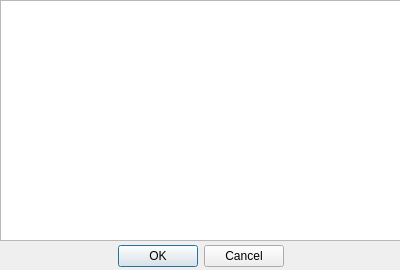
<?xml version="1.0" encoding="UTF-8"?>
<ui version="4.0">
 <class>Dialog</class>
 <widget class="QDialog" name="Dialog">
  <property name="geometry">
   <rect>
    <x>0</x>
    <y>0</y>
    <width>400</width>
    <height>270</height>
   </rect>
  </property>
  <property name="windowTitle">
   <string>Ошибка</string>
  </property>
  <property name="toolTipDuration">
   <number>-12</number>
  </property>
  <widget class="QDialogButtonBox" name="buttonBox">
   <property name="geometry">
    <rect>
     <x>30</x>
     <y>240</y>
     <width>341</width>
     <height>32</height>
    </rect>
   </property>
   <property name="orientation">
    <enum>Qt::Horizontal</enum>
   </property>
   <property name="standardButtons">
    <set>QDialogButtonBox::Cancel|QDialogButtonBox::Ok</set>
   </property>
   <property name="centerButtons">
    <bool>true</bool>
   </property>
  </widget>
  <widget class="QTextEdit" name="error_text">
   <property name="geometry">
    <rect>
     <x>0</x>
     <y>0</y>
     <width>401</width>
     <height>241</height>
    </rect>
   </property>
   <property name="readOnly">
    <bool>true</bool>
   </property>
  </widget>
 </widget>
 <resources/>
 <connections>
  <connection>
   <sender>buttonBox</sender>
   <signal>accepted()</signal>
   <receiver>Dialog</receiver>
   <slot>accept()</slot>
   <hints>
    <hint type="sourcelabel">
     <x>248</x>
     <y>254</y>
    </hint>
    <hint type="destinationlabel">
     <x>157</x>
     <y>274</y>
    </hint>
   </hints>
  </connection>
  <connection>
   <sender>buttonBox</sender>
   <signal>rejected()</signal>
   <receiver>Dialog</receiver>
   <slot>reject()</slot>
   <hints>
    <hint type="sourcelabel">
     <x>316</x>
     <y>260</y>
    </hint>
    <hint type="destinationlabel">
     <x>286</x>
     <y>274</y>
    </hint>
   </hints>
  </connection>
 </connections>
</ui>
